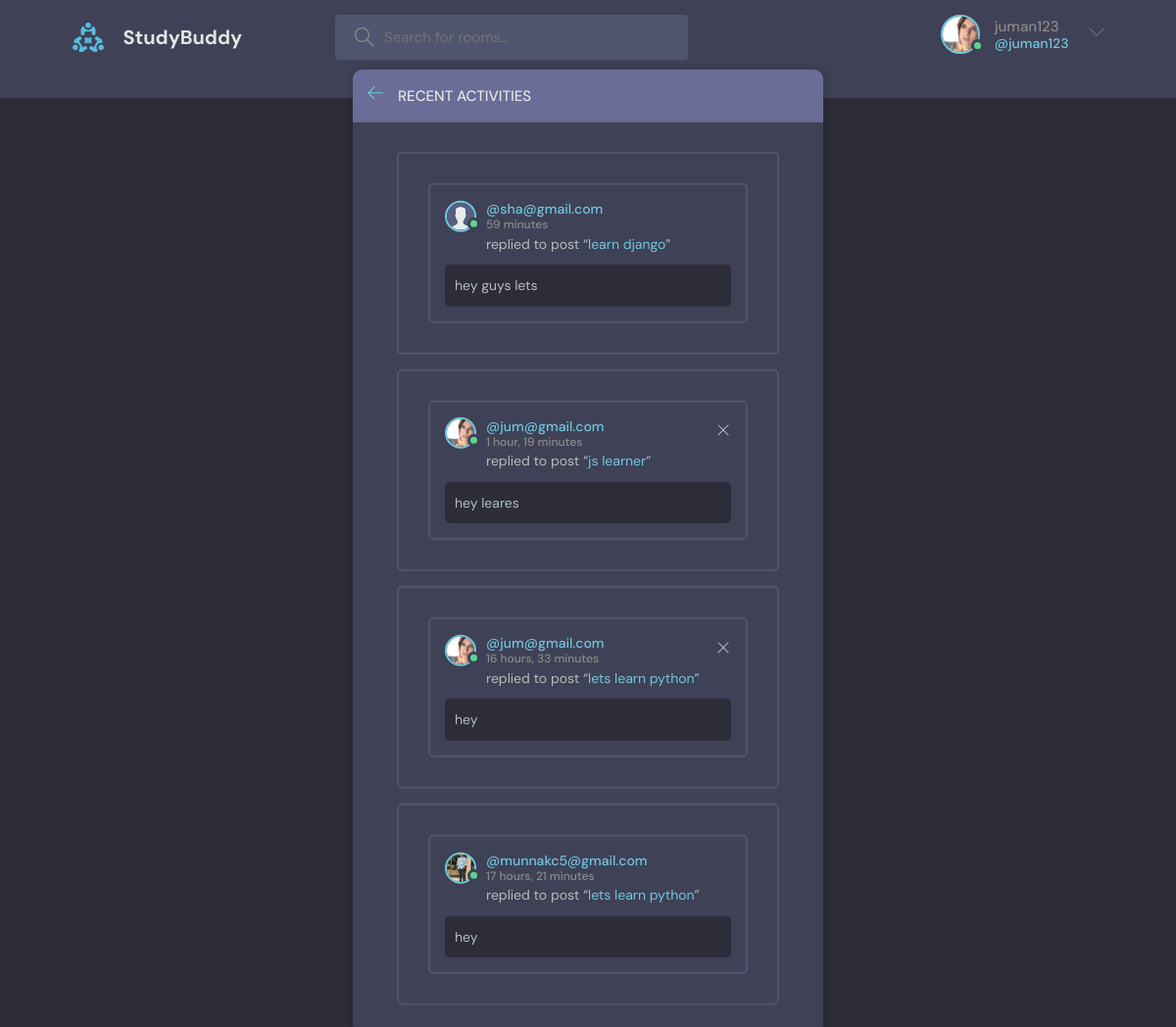
The page /activity/ (signed in) on the database its author committed.
### base/models.py (models this page shows, shortened)
class User(AbstractUser):
    name = models.CharField(max_length=200,null=True)
    email = models.EmailField(unique=True,null=True)
    bio = models.TextField(null=True)
    avatar = models.ImageField(null=True,default="avatar.svg")
    USERNAME_FIELD = 'email'
    REQUIRED_FIELDS = []

class Messege(models.Model):
    user = models.ForeignKey(User,on_delete=models.CASCADE)
    room = models.ForeignKey(Room,on_delete=models.CASCADE)
    body = models.TextField()
    updated = models.DateTimeField(auto_now=True)
    created = models.DateTimeField(auto_now_add=True)
    class Meta:
        ordering = ['-updated','-created']

class Room(models.Model):
    host= models.ForeignKey(User,on_delete=models.SET_NULL,null=True)
    topic = models.ForeignKey(Topic,on_delete=models.SET_NULL,null=True)
    name = models.CharField(max_length=200)
    description = models.TextField(null=True,blank=True)
    participents = models.ManyToManyField(User,related_name='participents',blank=True)
    updated = models.DateTimeField(auto_now=True)
    created = models.DateTimeField(auto_now_add=True)
    class Meta:
        ordering = ['-updated','-created']

### base/views.py (the view)
# urls.py: path('activity/',views.activitiesPage,name="activity"),
def activitiesPage(request):
    room_messeges = Messege.objects.all()
    context={
        'room_messeges':room_messeges
        }
    return render(request,'base/activity.html',context)

### base/templates/base/activity.html
{% extends 'main.html'%}
    {% block content %}
    <main class="layout">
      <div class="container">
        <div class="layout__box">
          <div class="layout__boxHeader">
            <div class="layout__boxTitle">
              <a href="{url 'home'}">
                <svg version="1.1" xmlns="http://www.w3.org/2000/svg" width="32" height="32" viewBox="0 0 32 32">
                  <title>arrow-left</title>
                  <path
                    d="M13.723 2.286l-13.723 13.714 13.719 13.714 1.616-1.611-10.96-10.96h27.625v-2.286h-27.625l10.965-10.965-1.616-1.607z"
                  ></path>
                </svg>
              </a>
              <h3>Recent Activities</h3>
            </div>
          </div>
          <div class="activities-page layout__body">
            {% for messege in room_messeges %}
            <div class="activities__box">
            <div class="activities__box">
              <div class="activities__boxHeader roomListRoom__header">
                <a href="profile.html" class="roomListRoom__author">
                  <div class="avatar avatar--small active">
                    <img src="{{messege.user.avatar.url}}" />
                  </div>
                  <p>
                    @{{messege.user}}
                    <span>{{messege.created|timesince}}</span>
                  </p>
                </a>
                {% if request.user == messege.user%}
                <div class="roomListRoom__actions">
                  <a href="{% url 'delete-messege' messege.id %}">
                    <svg version="1.1" xmlns="http://www.w3.org/2000/svg" width="32" height="32" viewBox="0 0 32 32">
                      <title>remove</title>
                      <path
                        d="M27.314 6.019l-1.333-1.333-9.98 9.981-9.981-9.981-1.333 1.333 9.981 9.981-9.981 9.98 1.333 1.333 9.981-9.98 9.98 9.98 1.333-1.333-9.98-9.98 9.98-9.981z"
                      ></path>
                    </svg>
                  </a>
                </div>
                {% endif %}
              </div>
              <div class="activities__boxContent">
                <p>replied to post “<a href="{% url 'room' messege.room.id %}">{{messege.room.name}}</a>”</p>
                <div class="activities__boxRoomContent">
                  {{messege.body}}
                </div>
              </div>
            </div>
          </div>
          {% endfor%}
          </div>
        </div>
      </div>
    </main>
    {% endblock %}

### templates/main.html (shortened to what this page needs)
<!DOCTYPE html>
{% load static %}
<html lang="en">
  <head>
    <link rel="stylesheet" href="{% static 'styles/style.css'%}" />
  </head>
  <body>
    <header class="header header--loggedIn">
      <div class="container">
        <a href="{% url 'home' %}" class="header__logo">
          <img src="{% static 'images/logo.svg' %}" />
          <h1>StudyBuddy</h1>
        </a>
        <form class="header__search" method="get" action="{% url 'home'%}">
          <label>
            <input name="q" placeholder="Search for rooms..." />
          </label>
        </form>
        <nav class="header__menu">
          {% if request.user.is_authenticated %}
          <div class="header__user">
            <a href="{% url 'user-profile' request.user.id %}">
              <div class="avatar avatar--medium active">
                <img src="{{request.user.avatar.url}}" />
              </div>
              <p>{{request.user.username}}<span>@{{request.user.username}}</span></p>
            </a>
            <button class="dropdown-button">
              <svg version="1.1" xmlns="http://www.w3.org/2000/svg" width="32" height="32" viewBox="0 0 32 32">
                <title>chevron-down</title>
                <path d="M16 21l-13-13h-3l16 16 16-16h-3l-13 13z"></path>
              </svg>
            </button>
          </div>
          {% else %}
          <a href="{% url 'login' %}">
            <img src="{% static 'images/avatar.svg' %}" />
            <p>Login</p>
          </a>
          {% endif %}
        </nav>
      </div>
    {% block content %}
     {% endblock %}
  </body>
</html>

### rows shown on the page
User: user.avatar (picture), user.username "juman123"
Messege: user.avatar (placeholder picture), user "sha@gmail.com", created "59 minutes", room.name "learn django", body "hey guys lets"
Messege: user.avatar (picture), user "jum@gmail.com", created "1 hour, 19 minutes", room.name "js learner", body "hey leares"
Messege: user.avatar (picture), user "jum@gmail.com", created "16 hours, 33 minutes", room.name "lets learn python", body "hey"
Messege: user.avatar (picture), user "munnakc5@gmail.com", created "17 hours, 21 minutes", room.name "lets learn python", body "hey"
